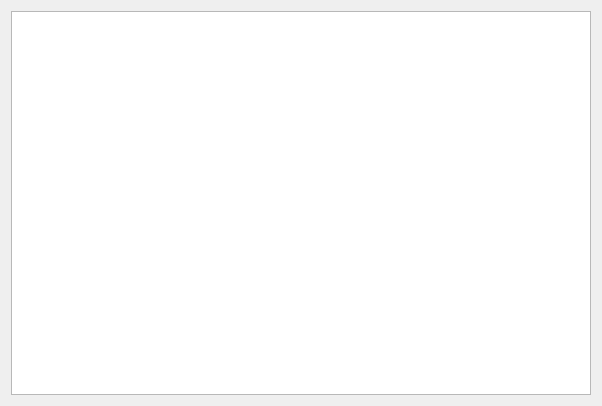
<?xml version="1.0" encoding="UTF-8"?>
<ui version="4.0">
 <class>TaskTab</class>
 <widget class="QWidget" name="TaskTab">
  <property name="geometry">
   <rect>
    <x>0</x>
    <y>0</y>
    <width>602</width>
    <height>406</height>
   </rect>
  </property>
  <property name="windowTitle">
   <string>Form</string>
  </property>
  <layout class="QGridLayout" name="gridLayout">
   <item row="0" column="0">
    <widget class="QTableView" name="view"/>
   </item>
  </layout>
 </widget>
 <resources/>
 <connections/>
</ui>
